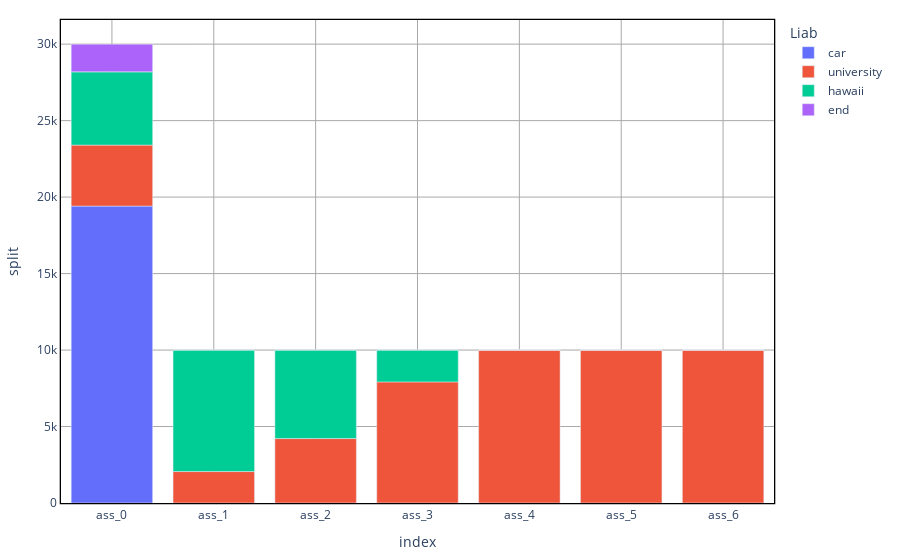

Notebook code for this chart:
### Code cell
AssetPerLiab = {}
for a in A:
    Asset_al = list(np.sum(Assets_l[a], axis = 1))
    Asset_al.append(np.sum(Assets_end[a]))
    L_end = list(L)
    L_end.append("end")
    AssetPerLiab[a] = {L_end[l]:Asset_al[l] for l in np.arange(len(L_end))}

AssetPerLiab = pd.DataFrame(AssetPerLiab).transpose().reset_index()
AssetPerLiab = AssetPerLiab.melt(id_vars=['index'], var_name='Liab', value_name='split')
plt = px.bar(AssetPerLiab, x="index", y = "split", color = "Liab" )
plt = standardized_chart(plt)
plt.show()

### Figure 1 — Plotly figure (JSON) as saved in the notebook; plotly's stock layout.template omitted (floating-point values rounded to 4 significant figures)
{"data": [{"alignmentgroup": "True", "hovertemplate": "Liab=car<br>index=%{x}<br>split=%{y}<extra></extra>", "legendgroup": "car", "marker": {"color": "#636efa"}, "name": "car", "offsetgroup": "car", "orientation": "v", "showlegend": true, "textposition": "auto", "type": "bar", "x": ["ass_0", "ass_1", "ass_2", "ass_3", "ass_4", "ass_5", "ass_6"], "xaxis": "x", "y": [19410.0, 0, 0, 0, 0, 0, 0], "yaxis": "y"}, {"alignmentgroup": "True", "hovertemplate": "Liab=university<br>index=%{x}<br>split=%{y}<extra></extra>", "legendgroup": "university", "marker": {"color": "#EF553B"}, "name": "university", "offsetgroup": "university", "orientation": "v", "showlegend": true, "textposition": "auto", "type": "bar", "x": ["ass_0", "ass_1", "ass_2", "ass_3", "ass_4", "ass_5", "ass_6"], "xaxis": "x", "y": [3985.0, 2056.0, 4213.0, 7918.0, 10000.0, 10000, 10000.0], "yaxis": "y"}, {"alignmentgroup": "True", "hovertemplate": "Liab=hawaii<br>index=%{x}<br>split=%{y}<extra></extra>", "legendgroup": "hawaii", "marker": {"color": "#00cc96"}, "name": "hawaii", "offsetgroup": "hawaii", "orientation": "v", "showlegend": true, "textposition": "auto", "type": "bar", "x": ["ass_0", "ass_1", "ass_2", "ass_3", "ass_4", "ass_5", "ass_6"], "xaxis": "x", "y": [4789.0, 7944.0, 5787.0, 2082.0, 0, 0, 0], "yaxis": "y"}, {"alignmentgroup": "True", "hovertemplate": "Liab=end<br>index=%{x}<br>split=%{y}<extra></extra>", "legendgroup": "end", "marker": {"color": "#ab63fa"}, "name": "end", "offsetgroup": "end", "orientation": "v", "showlegend": true, "textposition": "auto", "type": "bar", "x": ["ass_0", "ass_1", "ass_2", "ass_3", "ass_4", "ass_5", "ass_6"], "xaxis": "x", "y": [1812.0, 0, 0, 0, 0, 0, 0], "yaxis": "y"}], "layout": {"barmode": "relative", "legend": {"title": {"text": "Liab"}, "tracegroupgap": 0}, "margin": {"b": 20, "l": 20, "r": 20, "t": 20}, "paper_bgcolor": "white", "plot_bgcolor": "white", "showlegend": true, "xaxis": {"anchor": "y", "domain": [0, 1], "gridcolor": "darkgray", "gridwidth": 1, "linecolor": "black", "linewidth": 1.3, "mirror": true, "showgrid": true, "showline": true, "title": {"text": "index"}}, "yaxis": {"anchor": "x", "domain": [0, 1], "gridcolor": "darkgray", "gridwidth": 1, "linecolor": "black", "linewidth": 1.3, "mirror": true, "showgrid": true, "showline": true, "title": {"text": "split"}}}}
